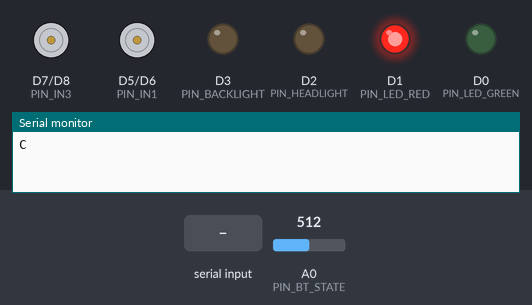
Bench run of a sketch on a simulated ESP8266 (NodeMCU). Shown: motor-driver pin pairs drawn as motors (green arrow = first pin HIGH = forward, orange = second pin HIGH = backward, longer = more drive), output pins drawn as LEDs (lit = HIGH), the last lines printed to the serial monitor. Inputs (shaded band) come from the test bench; at power-on: A0 (PIN_BT_STATE) = 512.

Above: at 1.4 s.
1.5 s: A0 (PIN_BT_STATE) set to 530
At 1.8 s:
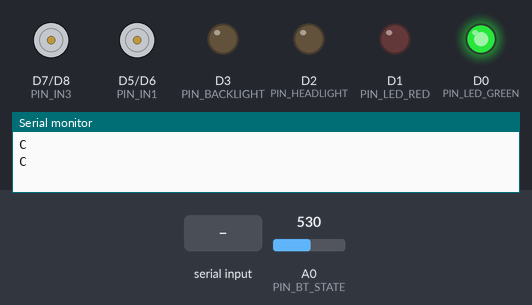
3.0 s: "F\n" received over Serial
At 4.2 s:
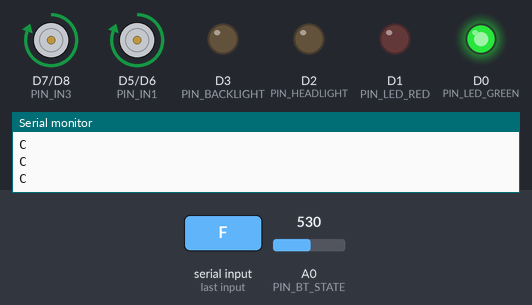
4.5 s: "B\n" received over Serial
At 5.4 s:
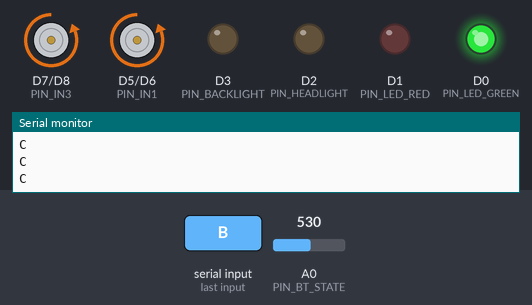
6.0 s: A0 (PIN_BT_STATE) set to 511
At 6.5 s:
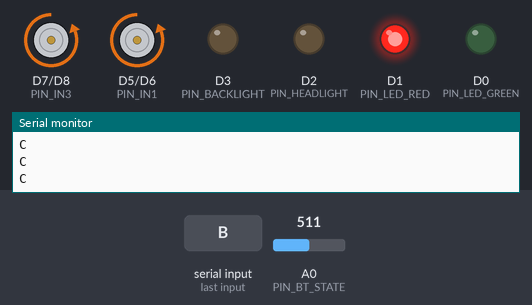
7.5 s: "L\n" received over Serial
At 8.7 s:
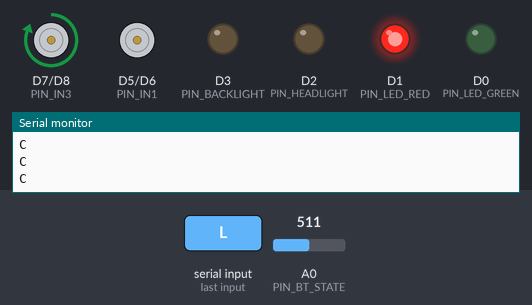
9.0 s: "R\n" received over Serial
At 10.0 s:
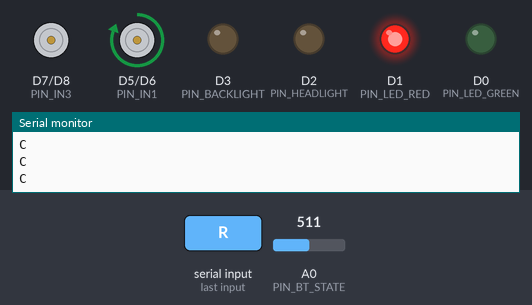
Timing chart, 0 to 11.5 s (numbered marks = the images above; inputs shaded):
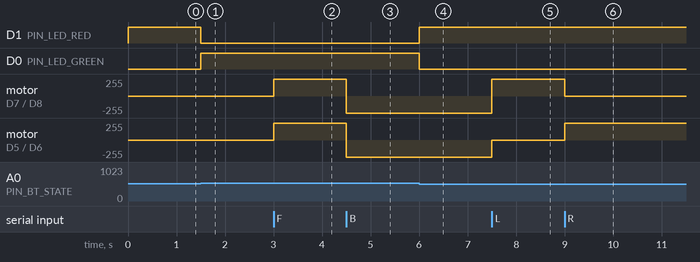

Measured:
- the behaviour switches between 512 and 513 on A0 (PIN_BT_STATE) (found by bisection; images 0 and 1)
- after the input at 1.5 s, D1 (PIN_LED_RED): HIGH → LOW at once; D0 (PIN_LED_GREEN): LOW → HIGH at once
- after the input at 3.0 s, motor on D7 (PIN_IN3) / D8 (PIN_IN4), motor on D5 (PIN_IN1) / D6 (PIN_IN2): stopped → forward 255/255 at once
- after the input at 4.5 s, motor on D7 (PIN_IN3) / D8 (PIN_IN4), motor on D5 (PIN_IN1) / D6 (PIN_IN2): forward 255/255 → backward 255/255 at once
- after the input at 6.0 s, D1 (PIN_LED_RED): LOW → HIGH at once; D0 (PIN_LED_GREEN): HIGH → LOW at once
- after the input at 7.5 s, motor on D7 (PIN_IN3) / D8 (PIN_IN4): backward 255/255 → forward 255/255 at once; motor on D5 (PIN_IN1) / D6 (PIN_IN2): backward 255/255 → stopped at once
- after the input at 9.0 s, motor on D7 (PIN_IN3) / D8 (PIN_IN4): forward 255/255 → stopped at once; motor on D5 (PIN_IN1) / D6 (PIN_IN2): stopped → forward 255/255 at once

The sketch:

car_receiver.ino
```cpp
/*
 * ============================================================================
 * TRI-CONTROL HUB - 3-in-1 Smart RC Car
 * File: code/car_receiver.ino
 * Board: NodeMCU ESP8266 (ESP-12E)
 *
 * CAR HARDWARE:
 * - NodeMCU ESP8266
 * - L298N Motor Driver
 * - 2 DC Motors in FRONT (Left + Right Drive Wheels)
 * - 1 Caster Wheel in BACK (Support)
 * - 7.4V Lithium Battery (2x 18650) -> L298N 12V Input
 * - HC-05 Bluetooth Slave Module
 * - NO Speaker / NO Buzzer in Car (Car is completely silent)
 *
 * EXACT PIN MAP (DO NOT CHANGE):
 * - D2 (GPIO4)  -> Headlight (+) via 220 Ohm resistor, LED to GND
 * - D3 (GPIO0)  -> Backlight (+) via 220 Ohm resistor, LED to GND
 * - D5 (GPIO14) -> L298N IN1 (Left Motor Forward PWM)
 * - D6 (GPIO12) -> L298N IN2 (Left Motor Reverse PWM)
 * - D7 (GPIO13) -> L298N IN3 (Right Motor Forward PWM)
 * - D8 (GPIO15) -> L298N IN4 (Right Motor Reverse PWM)
 * - D0 (GPIO16) -> Status LED Green (+) - Bluetooth Connected Indicator
 * - D1 (GPIO5)  -> Status LED Red (+)   - Bluetooth Disconnected Indicator
 * - A0          -> HC-05 STATE Pin (HIGH = Connected, LOW = Disconnected)
 * - RX          -> HC-05 TX Pin
 * - TX          -> HC-05 RX Pin (via voltage divider 1k + 2k Ohm)
 * - VIN         -> L298N 5V Output
 * - GND         -> Common Ground Bus
 *
 * NOTE: Unplug HC-05 RX/TX from NodeMCU RX/TX while uploading this sketch!
 * ============================================================================
 */

// Exact NodeMCU ESP8266 Pin Definitions
#define PIN_LED_GREEN  D0  // GPIO16 - Bluetooth Connected LED
#define PIN_LED_RED    D1  // GPIO5  - Bluetooth Disconnected LED
#define PIN_HEADLIGHT  D2  // GPIO4  - Front Headlight LED
#define PIN_BACKLIGHT  D3  // GPIO0  - Rear Backlight LED

#define PIN_IN1        D5  // GPIO14 - Left Motor Forward (PWM)
#define PIN_IN2        D6  // GPIO12 - Left Motor Reverse (PWM)
#define PIN_IN3        D7  // GPIO13 - Right Motor Forward (PWM)
#define PIN_IN4        D8  // GPIO15 - Right Motor Reverse (PWM)

#define PIN_BT_STATE   A0  // Analog pin reading HC-05 STATE pin

// PWM Speed Constants (0 - 255)
const int SPEED_FULL = 255;
const int SPEED_HALF = 128;
const int SPEED_OFF  = 0;

// Light States
bool headlightOn = false;
bool backlightOn = false;

// Non-blocking Horn Headlight Blink State (NO sound in Car)
bool hornBlinkActive = false;
int hornBlinkStep = 0;
unsigned long hornBlinkTimer = 0;

// Bluetooth Telemetry & Heartbeat State
bool lastBtConnected = false;
unsigned long lastHeartbeatMs = 0;
const unsigned long HEARTBEAT_INTERVAL_MS = 1500;

// Serial Command Buffer
String cmdBuffer = "";
unsigned long lastSerialCharMs = 0;
const unsigned long CMD_FLUSH_TIMEOUT_MS = 35;

void setup() {
  // Hardware Serial for HC-05 Bluetooth Module (9600 baud default)
  Serial.begin(9600);

  // Ensure consistent 8-bit PWM range (0-255) across ESP8266 Arduino core versions
  analogWriteRange(255);

  // Configure Status & Light Pins
  pinMode(PIN_LED_GREEN, OUTPUT);
  pinMode(PIN_LED_RED, OUTPUT);
  pinMode(PIN_HEADLIGHT, OUTPUT);
  pinMode(PIN_BACKLIGHT, OUTPUT);

  // Configure Motor Driver Pins
  pinMode(PIN_IN1, OUTPUT);
  pinMode(PIN_IN2, OUTPUT);
  pinMode(PIN_IN3, OUTPUT);
  pinMode(PIN_IN4, OUTPUT);

  // Initialize safe startup states
  stopMotors();
  digitalWrite(PIN_HEADLIGHT, LOW);
  digitalWrite(PIN_BACKLIGHT, LOW);

  // Read initial HC-05 STATE on A0
  updateBluetoothStatusLED();

  // Send 'C' on startup to confirm Car is ready / connected to Joystick
  delay(200);
  Serial.println("C");
  lastHeartbeatMs = millis();
}

void loop() {
  // 1. Continuously monitor HC-05 STATE pin on A0
  updateBluetoothStatusLED();

  // 2. Read incoming Bluetooth commands on Hardware Serial RX
  readBluetoothCommands();

  // 3. Handle non-blocking Headlight double-blink for Horn ('O')
  handleHornHeadlightBlink();

  // 4. Send periodic 'C' heartbeat while HC-05 STATE is HIGH so Joystick
  //    knows link is alive (prevents false 3-second disconnect alarm)
  if (lastBtConnected && (millis() - lastHeartbeatMs >= HEARTBEAT_INTERVAL_MS)) {
    Serial.println("C");
    lastHeartbeatMs = millis();
  }
}

/*
 * Reads A0 (HC-05 STATE pin).
 * ESP8266 A0 range is 0-1023 (0V - 3.3V). HIGH (~3.3V) reads > 512.
 * If HIGH -> D0 Green ON, D1 Red OFF
 * If LOW  -> D0 Green OFF, D1 Red ON
 */
void updateBluetoothStatusLED() {
  int stateRaw = analogRead(PIN_BT_STATE);
  bool isConnected = (stateRaw > 512);

  if (isConnected) {
    digitalWrite(PIN_LED_GREEN, HIGH);
    digitalWrite(PIN_LED_RED, LOW);
  } else {
    digitalWrite(PIN_LED_GREEN, LOW);
    digitalWrite(PIN_LED_RED, HIGH);
  }

  // On transition from Disconnected -> Connected, send 'C' to trigger Joystick Happy Melody
  if (isConnected && !lastBtConnected) {
    Serial.println("C");
    lastHeartbeatMs = millis();
  }
  lastBtConnected = isConnected;
}

/*
 * Reads Serial commands from HC-05.
 * Supports newline-delimited commands ("FL\n", "F\n", "S\n", etc.)
 * as well as raw single/two-character bursts with a short flush timeout.
 */
void readBluetoothCommands() {
  while (Serial.available() > 0) {
    char ch = (char)Serial.read();
    lastSerialCharMs = millis();

    if (ch == '\n' || ch == '\r') {
      if (cmdBuffer.length() > 0) {
        processCommand(cmdBuffer);
        cmdBuffer = "";
      }
    } else if (ch >= ' ' && ch <= '~') {
      cmdBuffer += ch;
      // Guard against runaway buffer
      if (cmdBuffer.length() > 24) {
        cmdBuffer = "";
      }
    }
  }

  // If a sender (e.g. phone app without newline) sent 1-2 chars without '\n', flush after 35ms
  if (cmdBuffer.length() > 0 && (millis() - lastSerialCharMs >= CMD_FLUSH_TIMEOUT_MS)) {
    processCommand(cmdBuffer);
    cmdBuffer = "";
  }
}

void processCommand(String cmd) {
  cmd.trim();
  cmd.toUpperCase();
  if (cmd.length() == 0) return;

  // 8-Direction Front-Wheel Differential Drive + Stop
  if (cmd == "F") {
    moveForward();
  } else if (cmd == "B") {
    moveBackward();
  } else if (cmd == "L") {
    turnLeft();
  } else if (cmd == "R") {
    turnRight();
  } else if (cmd == "FL") {
    moveForwardLeft();
  } else if (cmd == "FR") {
    moveForwardRight();
  } else if (cmd == "BL") {
    moveBackwardLeft();
  } else if (cmd == "BR") {
    moveBackwardRight();
  } else if (cmd == "S") {
    stopMotors();
  } else if (cmd == "H") {
    toggleHeadlight();
  } else if (cmd == "T") {
    toggleBacklight();
  } else if (cmd == "O") {
    triggerHornBlink();
  }
}

// ============================================================================
// MOTOR CONTROL FUNCTIONS - Front-Wheel Drive with Rear Caster
// D5 (IN1): Left Forward  | D6 (IN2): Left Reverse
// D7 (IN3): Right Forward | D8 (IN4): Right Reverse
// ============================================================================

void setMotors(int in1, int in2, int in3, int in4) {
  analogWrite(PIN_IN1, in1);
  analogWrite(PIN_IN2, in2);
  analogWrite(PIN_IN3, in3);
  analogWrite(PIN_IN4, in4);
}

// Forward: D5 HIGH + D7 HIGH, D6 LOW, D8 LOW
void moveForward() {
  setMotors(SPEED_FULL, SPEED_OFF, SPEED_FULL, SPEED_OFF);
}

// Backward: D6 HIGH + D8 HIGH, D5 LOW, D7 LOW
void moveBackward() {
  setMotors(SPEED_OFF, SPEED_FULL, SPEED_OFF, SPEED_FULL);
}

// Left (Pivot): D7 HIGH + D5 LOW, D6 LOW, D8 LOW
void turnLeft() {
  setMotors(SPEED_OFF, SPEED_OFF, SPEED_FULL, SPEED_OFF);
}

// Right (Pivot): D5 HIGH + D7 LOW, D6 LOW, D8 LOW
void turnRight() {
  setMotors(SPEED_FULL, SPEED_OFF, SPEED_OFF, SPEED_OFF);
}

// Forward-Left: D7 Full Speed + D5 Half Speed
void moveForwardLeft() {
  setMotors(SPEED_HALF, SPEED_OFF, SPEED_FULL, SPEED_OFF);
}

// Forward-Right: D5 Full Speed + D7 Half Speed
void moveForwardRight() {
  setMotors(SPEED_FULL, SPEED_OFF, SPEED_HALF, SPEED_OFF);
}

// Backward-Left: D8 Full Speed + D6 Half Speed
void moveBackwardLeft() {
  setMotors(SPEED_OFF, SPEED_HALF, SPEED_OFF, SPEED_FULL);
}

// Backward-Right: D6 Full Speed + D8 Half Speed
void moveBackwardRight() {
  setMotors(SPEED_OFF, SPEED_FULL, SPEED_OFF, SPEED_HALF);
}

// Stop: D5 LOW, D6 LOW, D7 LOW, D8 LOW
void stopMotors() {
  setMotors(SPEED_OFF, SPEED_OFF, SPEED_OFF, SPEED_OFF);
}

// ============================================================================
// LIGHTING & HORN VISUAL FEEDBACK (NO SOUND IN CAR)
// ============================================================================

void toggleHeadlight() {
  headlightOn = !headlightOn;
  if (!hornBlinkActive) {
    digitalWrite(PIN_HEADLIGHT, headlightOn ? HIGH : LOW);
  }
}

void toggleBacklight() {
  backlightOn = !backlightOn;
  digitalWrite(PIN_BACKLIGHT, backlightOn ? HIGH : LOW);
}

/*
 * When 'O' (Horn) is received, blink Headlight twice visually.
 * Car has NO speaker and remains completely silent.
 */
void triggerHornBlink() {
  hornBlinkActive = true;
  hornBlinkStep = 0;
  hornBlinkTimer = millis();
  digitalWrite(PIN_HEADLIGHT, HIGH);
}

void handleHornHeadlightBlink() {
  if (!hornBlinkActive) return;

  unsigned long now = millis();
  if (now - hornBlinkTimer >= 120) {
    hornBlinkTimer = now;
    hornBlinkStep++;

    if (hornBlinkStep == 1) {
      digitalWrite(PIN_HEADLIGHT, LOW);   // Blink 1 OFF
    } else if (hornBlinkStep == 2) {
      digitalWrite(PIN_HEADLIGHT, HIGH);  // Blink 2 ON
    } else if (hornBlinkStep == 3) {
      digitalWrite(PIN_HEADLIGHT, LOW);   // Blink 2 OFF
    } else {
      // Restore actual Headlight state
      hornBlinkActive = false;
      digitalWrite(PIN_HEADLIGHT, headlightOn ? HIGH : LOW);
    }
  }
}
```
